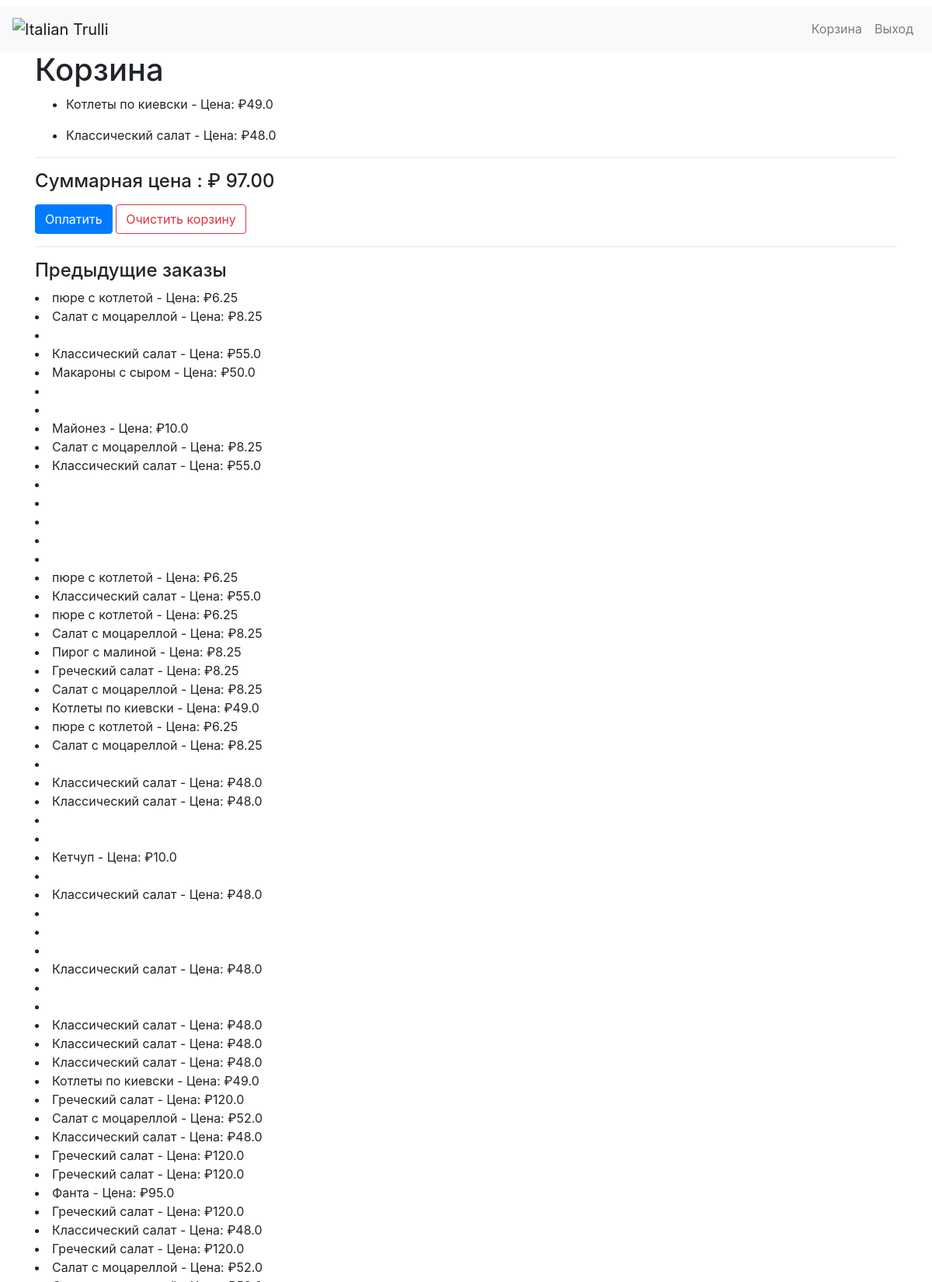
Page /cart (signed in, upper part) on the committed database.
### orders/models.py (models this page shows, shortened)
class Cart_List(models.Model):
	user_id = models.ForeignKey(User, on_delete=models.CASCADE)
	item_id = models.ForeignKey(Item_List, on_delete=models.CASCADE)
	size = models.ForeignKey(Size, on_delete=models.CASCADE, null=True, blank=True,)
	toppings = models.ManyToManyField(Topping, blank=True)
	calculated_price = models.FloatField()
	is_current = models.BooleanField(default=True)
	def __str__(self):
		if self.size ==None:
			return f" {self.item_id.name} - Цена: ₽{self.calculated_price}"
		else:
			return f""

class Item_List(models.Model):
	category = models.ForeignKey(Category, on_delete=models.CASCADE)
	name = models.CharField(max_length=64)
	price = models.FloatField(default=0)
	image = models.CharField(max_length=128, default="img.jpg")
	amount = models.IntegerField(default=0)

### orders/views.py (the view)
# urls.py: path("cart", views.cart_view, name="cart"),
def cart_view(request):
	if request.method == "POST":
		item_id = request.POST.get("item_id")
		size = request.POST.get("size_id")
		user = request.user
		p = Item_List.objects.get(pk=item_id)
		if size and int(size) == 7:
			total_price = p.price
		else:
			total_price = p.price
		if size == None:
			new_item = Cart_List(user_id=user, item_id=Item_List.objects.get(pk = item_id), size=None, calculated_price=total_price)
		else:
			new_item = Cart_List(user_id=user, item_id=Item_List.objects.get(pk = item_id), size=Size.objects.get(pk = size), calculated_price=total_price)
		new_item.save()
		messages.success(request, "Блюдо добавлено в корзину!")
		return HttpResponseRedirect(reverse("index"))
	else:
		try:
			cart = Cart_List.objects.filter(user_id=request.user, is_current=True)
		except Cart_List.DoesNotExist:
			raise Http404("Такого домена еще нет")
		total_price = cart.aggregate(Sum('calculated_price'))['calculated_price__sum']
		cart_ordered = Cart_List.objects.filter(user_id=request.user, is_current=False)
		context = {
		"cart_items" : cart,
		"total_price": total_price,
		"cart_items_ordered" : cart_ordered,
		}
		return render(request, "orders/cart.html", context)

### orders/templates/orders/cart.html (shortened to what this page needs)
{% extends "orders/base.html" %}
{% load humanize %}
{% block body %}
<h1>Корзина</h1>
{% if cart_items %}
		<form action="{% url 'order' %}" method="post">
  <div class="form-group">
	<ul>
  	{% for item in cart_items %}
<li>
					<p>{{ item }}</p>
</li>
{% endfor %}
</ul>
   <hr>
<h4>Суммарная цена : ₽ {{total_price|floatformat:2}}</h4>
  </div>
  <a href="/payment" class="btn btn-primary" type="submit" role="button" data-bs-toggle="button">Оплатить</a> <button type="{% url 'removefromcart' 0 %}" class="btn btn-outline-danger">Очистить корзину</button>
</form>
{% else %}
<h3>Ваша корзина на данный момент пуста</h3>
<form action="{% url 'index'%}">
    <button class="btn btn-primary" type="submit">Продолжить покупки</button>
</form>
{% endif %}
<hr>
{% if cart_items_ordered %}
<h4>Предыдущие заказы</h4>
{% for item in cart_items_ordered %}
<li> {{ item }}</li>
{% endfor %}
{% endif %}
{% endblock %}

### rows in the picture
Cart_List: size+item_id+calculated_price "Котлеты по киевски - Цена: ₽49.0"
Cart_List: size+item_id+calculated_price "Классический салат - Цена: ₽48.0"
Cart_List: size+item_id+calculated_price "пюре с котлетой - Цена: ₽6.25"
Cart_List: size+item_id+calculated_price "Салат с моцареллой - Цена: ₽8.25"
Cart_List: size+item_id+calculated_price "Классический салат - Цена: ₽55.0"
Cart_List: size+item_id+calculated_price "Макароны с сыром - Цена: ₽50.0"
Cart_List: size+item_id+calculated_price "Майонез - Цена: ₽10.0"
Cart_List: size+item_id+calculated_price "Салат с моцареллой - Цена: ₽8.25"
Cart_List: size+item_id+calculated_price "Классический салат - Цена: ₽55.0"
Cart_List: size+item_id+calculated_price "пюре с котлетой - Цена: ₽6.25"
Cart_List: size+item_id+calculated_price "Классический салат - Цена: ₽55.0"
Cart_List: size+item_id+calculated_price "пюре с котлетой - Цена: ₽6.25"
Cart_List: size+item_id+calculated_price "Салат с моцареллой - Цена: ₽8.25"
Cart_List: size+item_id+calculated_price "Пирог с малиной - Цена: ₽8.25"
Cart_List: size+item_id+calculated_price "Греческий салат - Цена: ₽8.25"
Cart_List: size+item_id+calculated_price "Салат с моцареллой - Цена: ₽8.25"
Cart_List: size+item_id+calculated_price "Котлеты по киевски - Цена: ₽49.0"
Cart_List: size+item_id+calculated_price "пюре с котлетой - Цена: ₽6.25"
Cart_List: size+item_id+calculated_price "Салат с моцареллой - Цена: ₽8.25"
Cart_List: size+item_id+calculated_price "Классический салат - Цена: ₽48.0"
Cart_List: size+item_id+calculated_price "Классический салат - Цена: ₽48.0"
Cart_List: size+item_id+calculated_price "Кетчуп - Цена: ₽10.0"
Cart_List: size+item_id+calculated_price "Классический салат - Цена: ₽48.0"
Cart_List: size+item_id+calculated_price "Классический салат - Цена: ₽48.0"
Cart_List: size+item_id+calculated_price "Классический салат - Цена: ₽48.0"
Cart_List: size+item_id+calculated_price "Классический салат - Цена: ₽48.0"
Cart_List: size+item_id+calculated_price "Классический салат - Цена: ₽48.0"
Cart_List: size+item_id+calculated_price "Котлеты по киевски - Цена: ₽49.0"
Cart_List: size+item_id+calculated_price "Греческий салат - Цена: ₽120.0"
Cart_List: size+item_id+calculated_price "Салат с моцареллой - Цена: ₽52.0"
Cart_List: size+item_id+calculated_price "Классический салат - Цена: ₽48.0"
Cart_List: size+item_id+calculated_price "Греческий салат - Цена: ₽120.0"
Cart_List: size+item_id+calculated_price "Греческий салат - Цена: ₽120.0"
Cart_List: size+item_id+calculated_price "Фанта - Цена: ₽95.0"
Cart_List: size+item_id+calculated_price "Греческий салат - Цена: ₽120.0"
Cart_List: size+item_id+calculated_price "Классический салат - Цена: ₽48.0"
Cart_List: size+item_id+calculated_price "Греческий салат - Цена: ₽120.0"
Cart_List: size+item_id+calculated_price "Салат с моцареллой - Цена: ₽52.0"

### other values in the picture
{{ total_price|floatformat:2 }} "97.00"
